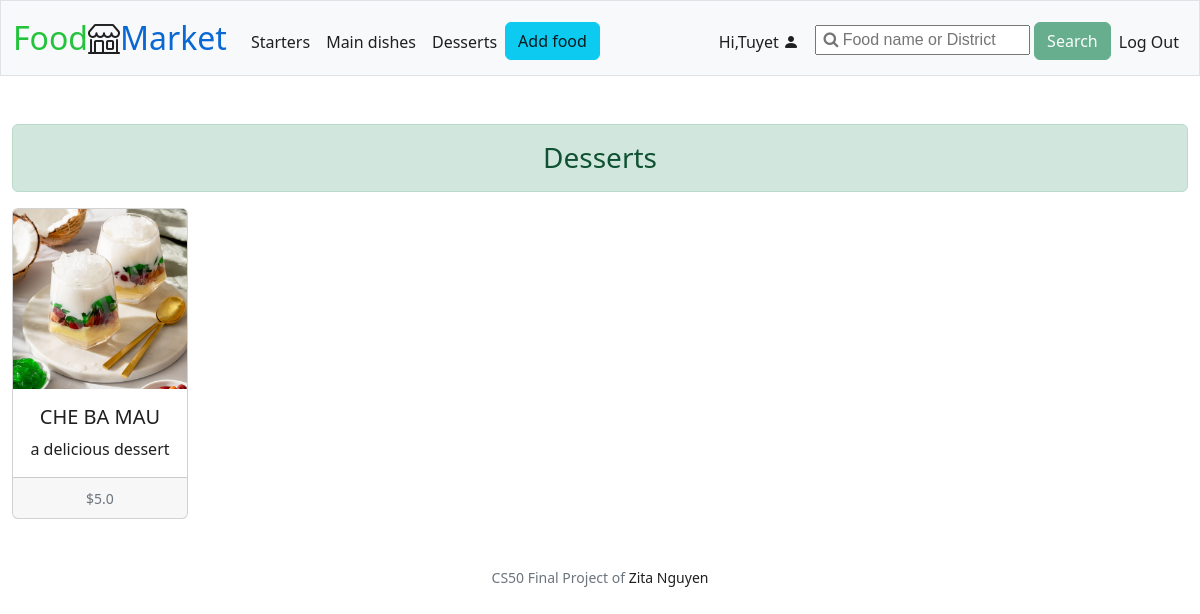
The page /desserts (signed in) on the database its author committed.
### tables this page shows
CREATE TABLE food (
id INTEGER PRIMARY KEY AUTOINCREMENT, 
category TEXT NOT NULL,
name TEXT NOT NULL,
photo BLOB NOT NULL,
description TEXT NOT NULL,
price REAL NOT NULL,
date DATETIME NOT NULL,
user_id INTEGER NOT NULL,
FOREIGN KEY (user_id) REFERENCES users (id)
);

### app.py (the view)
@app.route("/desserts", methods=["GET"])
@login_required
def desserts():
    desserts = query_get_desserts()
    return render_template("desserts.html", desserts=desserts)

### app.py (called while the page is built)
@app.after_request
def after_request(response):
    response.headers["Cache-Control"] = "no-cache, no-store, must-revalidate"
    response.headers["Expires"] = 0
    response.headers["Pragma"] = "no-cache"
    return response

### helpers.py (called while the page is built)
def login_required(f):
    @wraps(f)
    def decorated_function(*args, **kwargs):
        if session.get("user_id") is None:
            return redirect("/login")
        return f(*args, **kwargs)
    return decorated_function

### queries.py (called while the page is built)
def query_get_desserts():
    conn = sqlite3.connect("market.db")
    c = conn.cursor()
    c.execute("SELECT * FROM food WHERE category='Dessert' ")
    desserts = c.fetchall()
    conn.close()
    return desserts

### templates/desserts.html (shortened to what this page needs)
{% extends "layout.html" %}
{% block main %}
<div class="alert alert-success text-center h3" role="alert">
  Desserts
</div>
<div class="row row-cols-1 row-cols-lg-6 row-cols-md-3 g-4 text-center">
  {% if not desserts %}
    <div class="col">
      <div class="card h-100">
        <img class="card-img-top" src="{{url_for('static', filename='photos/no_food.jpeg')}}" alt="No product">
        <div class="card-body">
          <p class="card-text">No dessert.</p>
        </div>
      </div>
    </div>
  {% else %}
    {% for dessert in desserts %}
      <div class="col">
        <a href="/product/{{ dessert[0] }}">
          <div class="card h-100">
            <img src="{{url_for('static', filename='photos/' + dessert[3])}}" class="card-img-top" alt="{{ dessert[2] }}">
            <div class="card-body">
              <h5 class="card-title">{{ dessert[2] }}</h5>
              <p class="card-text">{{ dessert[4] }}</p>
            </div>
            <div class="card-footer">
              <small class="text-muted">${{ dessert[5] }}</small>
            </div>
          </div>
        </a>
      </div>
    {% endfor %}
  {% endif %}
</div>
{% endblock %}

### static/styles.css (style rules this page uses)
a:link, a:visited { text-decoration: none; color: rgba(7, 7, 7, 0.9); }
.card-img-top { width: 100%; height: 15vw; object-fit: cover; }
.card-title { text-transform: uppercase; }

### rows shown on the page
food: photo (picture), name "CHE BA MAU", description "a delicious dessert", price "5.0"

### other values the page prints
{{ session["user_name"].capitalize() }} "Tuyet"
